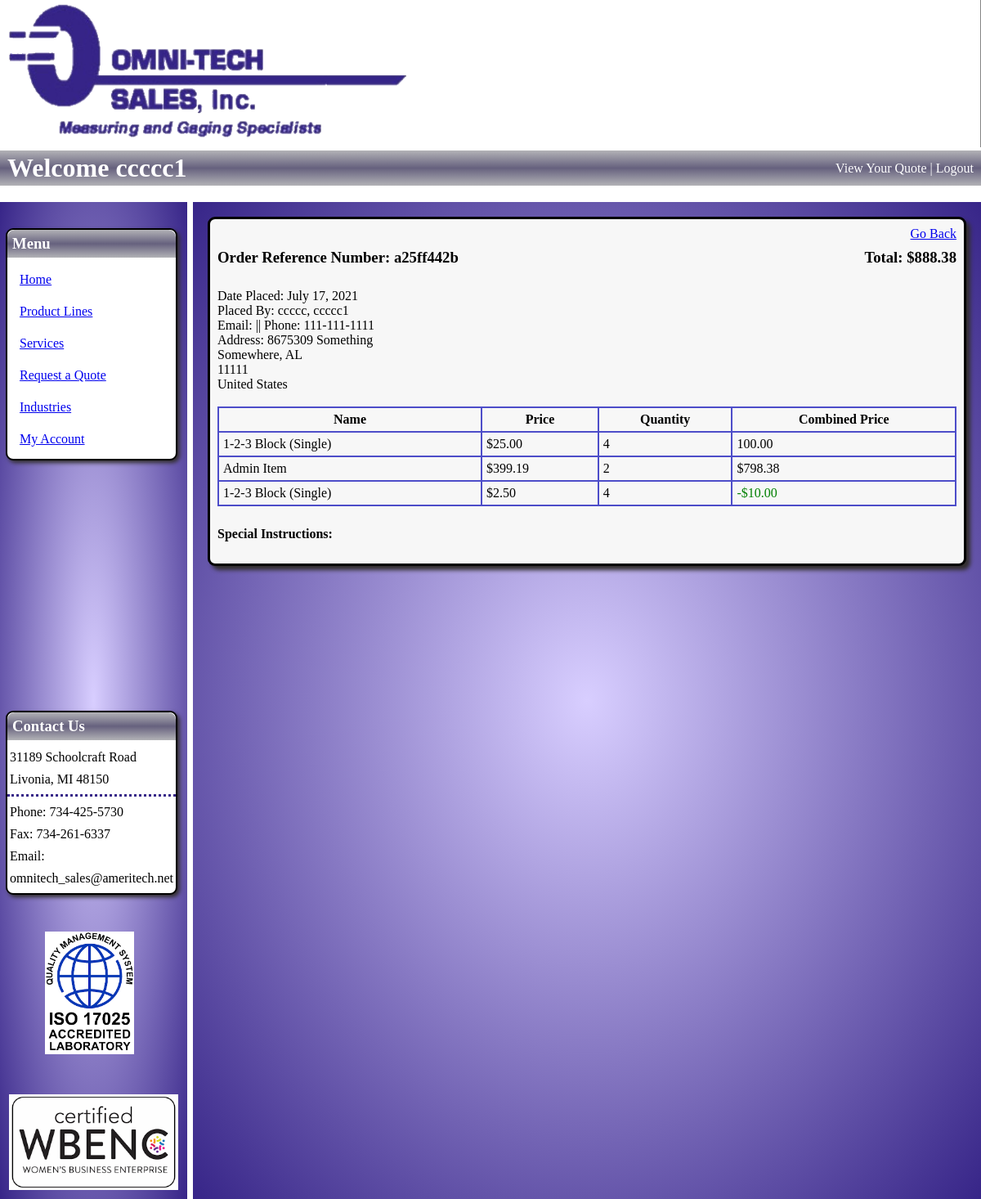
Page /view_order/17 (signed in) on the committed database.
### imgfield_app/models.py (models this page shows)
class User(models.Model):
    first_name = models.CharField(max_length=45)
    last_name = models.CharField(max_length=60)
    email = models.CharField(max_length=60)
    password = models.CharField(max_length=60)
    security_level = models.IntegerField()
    created_at = models.DateTimeField(auto_now_add=True)
    updated_at = models.DateTimeField(auto_now=True)
    objects = UserManager()

class Order(models.Model):
    ordered_by = models.ForeignKey(
        User,
        related_name="user_orders",
        on_delete=models.CASCADE
    )
    contact_info =  models.ForeignKey(
        ContactInfo,
        related_name="orders",
        on_delete = models.CASCADE,
        null=True, blank=True,
    )
    ref_number = models.CharField(max_length=10)
    total_price = models.DecimalField(decimal_places=2, max_digits=10, null=True, blank=True)
    status = models.CharField(max_length=27)
    special_instructions = models.TextField(null=True, blank=True)
    office_notes = models.TextField(null=True, blank=True)
    created_at = models.DateTimeField(auto_now_add=True)
    updated_at = models.DateTimeField(auto_now=True)
    objects = OrderManager()

class ContactInfo(models.Model):
    user = models.ManyToManyField(
        User,
        related_name="user_contact_infos"
    )
    address_1 = models.CharField(max_length=54)
    address_2 = models.CharField(max_length=54, null=True, blank=True)
    city = models.CharField(max_length=54)
    zip_code = models.IntegerField()
    state = models.CharField(max_length=54)
    country = models.CharField(max_length=54)
    phone = models.CharField(max_length=15)
    created_at = models.DateTimeField(auto_now_add=True)
    updated_at = models.DateTimeField(auto_now=True)
    objects = ContactInfoManager()

class OrderProduct(models.Model):
    product_on_order = models.ForeignKey(
        Product,
        related_name="order_of_product",
        on_delete=models.CASCADE
    )
    order = models.ForeignKey(
        Order,
        related_name="order_product",
        on_delete=models.CASCADE
    )
    quantity = models.IntegerField()
    combined_price = models.DecimalField(decimal_places=2, max_digits=10, null=True, blank=True)
    created_at = models.DateTimeField(auto_now_add=True)
    updated_at = models.DateTimeField(auto_now=True)

class Product(models.Model):
    name = models.CharField(max_length=108)
    part_number = models.CharField(max_length=27)
    manufacturer = models.CharField(max_length=45, null=True, blank= True)
    price = models.DecimalField(decimal_places=2, max_digits=5)
    desc = models.CharField(max_length=189)
    exp_desc = models.TextField(null=True, blank=True)
    quantity_in_stock = models.IntegerField(null=True, blank=True)
    created_at = models.DateTimeField(auto_now_add=True)
    updated_at = models.DateTimeField(auto_now=True)
    objects = ProductManager()

class OrderAdminItem(models.Model):
    adminitem_on_order = models.ForeignKey(
        AdminItem,
        related_name="order_of_adminitem",
        on_delete=models.CASCADE
    )
    order = models.ForeignKey(
        Order,
        related_name="order_adminitem",
        on_delete=models.CASCADE
    )
    quantity = models.IntegerField()
    combined_price = models.DecimalField(decimal_places=2, max_digits=10, null=True, blank=True)
    is_discount = models.BooleanField(default=False)
    created_at = models.DateTimeField(auto_now_add=True)
    updated_at = models.DateTimeField(auto_now=True)

class AdminItem(models.Model):
    name = models.CharField(max_length=108)
    part_number = models.CharField(max_length=27, null=True, blank= True)
    manufacturer = models.CharField(max_length=45, null=True, blank= True)
    price = models.DecimalField(decimal_places=2, max_digits=10, null=True, blank=True)
    is_discount = models.BooleanField(default=False)
    notes = models.TextField(null=True, blank= True)
    created_at = models.DateTimeField(auto_now_add=True)
    updated_at = models.DateTimeField(auto_now=True)
    objects = AdminItemManager()

### imgfield_app/views.py (the view)
# urls.py: path('view_order/<int:order_id>', views.view_order),
def view_order(request, order_id):
    if 'user_id' in request.session:
        logged_user = User.objects.get(id=request.session['user_id'])
        order = Order.objects.get(id=order_id)
        if order.ordered_by == logged_user:
            all_orderproducts = OrderProduct.objects.filter(order=order)
            all_orderitems = OrderItem.objects.filter(order=order)
            all_orderadminitems = OrderAdminItem.objects.filter(order=order)
            context = {
                'logged_user': logged_user,
                'order': order,
                'products': all_orderproducts,
                'items': all_orderitems,
                'adminitems': all_orderadminitems,
            }
            return render(request, "view_order.html", context)
        return redirect("/user_account")
    return redirect("/")

### imgfield_app/templates/view_order.html (shortened to what this page needs)
<!DOCTYPE html>
<html lang="en">
<head>
    {% load static %}
    <link rel="stylesheet" href="{% static 'css/main_display.css' %}">
    <link rel="stylesheet" href="{% static 'css/view_quote.css' %}">
</head>
<body>
    <img id="banner" src="{% static 'img/site/OmnitechBannerT.png' %}">
    <div id="header">
        <h1>Welcome {% if logged_user %}{{ logged_user.first_name }}{% endif %}</h1>
        <div id="links">
            {% if 'open_quote' in request.session %}
                <a href="/request_quote">View Your Quote</a>  |
            {% endif %}
            {% if logged_user %}
                <a class="link" href="/signon/logout">Logout</a>
            {% else %}
                <a class="link" href="/signon">Log In/Register</a>
            {% endif %}
        </div>
    </div>
    <div id="content">
        <div id="l_sidebar">
            <div id="menu">
                <h3>Menu</h3>
                <a href="/">Home</a>
                <a href="/product_lines">Product Lines</a>
                <a href="/services/1">Services</a>
                <a href="/request_quote">Request a Quote</a>
                <a href="/industries">Industries</a>
                {% if logged_user %}
                    <a href="/user_account">My Account</a>
                {% endif %}
            </div>
            <div id="contact_us">
                <h3>Contact Us</h3>
                <p>31189 Schoolcraft Road</p>
                <p>Livonia, MI 48150</p>
                <div id="break"></div>
                <p>Phone: 734-425-5730</p>
                <p>Fax: 734-261-6337</p>
                <p>Email:</p>
                <p>omnitech_sales@ameritech.net</p>
            </div>
            <div id="badges">
                <img id="iso_badge" src="{% static 'img/site/iso17025_badge.png' %}">
                <img id="wbenc_badge" src="{% static 'img/site/wbenc_badge.png' %}">
            </div>
        </div>
        <div id="main">
            <div class="display_box">
                <a id="go_back" href="/user_account">Go Back</a>
                <div id="quote_head">
                    <h3>Order Reference Number: {{ order.ref_number }} </h3>
                    <h3 id="total">Total: ${{ order.total_price }}</h3>
                </div>
                <div id="order_info">
                    <p>Date Placed: {{order.created_at.date }}</p>
                    <p>Placed By: {{ order.ordered_by.last_name }}, {{ order.ordered_by.first_name }}</p>
                    <p>Email: {{ order.orderd_by.email }} || Phone: {{ order.contact_info.phone }}</p>
                    <p>Address: {{ order.contact_info.address_1 }}</p>
                    <p id="line3">{{ order.contact_info.city }}, {{ order.contact_info.state }}</p>
                    <p id="line4">{{ order.contact_info.zip_code }}</p>
                    <p id="line5">{{ order.contact_info.country }}</p>
                </div>
                <table>
                    <tr>
                        <th>Name</th>
                        <th>Price</th>
                        <th>Quantity</th>
                        <th>Combined Price</th>
                    </tr>
                    {% for product in products %}
                    <tr>
                        <td>{{ product.product_on_order.name }}</td>
                        <td>${{ product.product_on_order.price }}</td>
                        <td>{{ product.quantity }}</td>
                        <td>{{ product.combined_price }}</td>
                    </tr>
                    {% endfor %}
                    {% for adminitem in adminitems %}
                    <tr>
                        <td>{{ adminitem.adminitem_on_order.name }}</td>
                        <td>${{ adminitem.adminitem_on_order.price }}</td>
                        <td>{{ adminitem.quantity }}</td>
                        {% if adminitem.is_discount%}
                            <td class="green">-${{ adminitem.combined_price }}</td>
                        {%else%}
                            <td>${{ adminitem.combined_price }}</td>
                        {% endif %}
                    </tr>
                    {% endfor %}
                </table>
                <div id="special_instructions">
                    <h4>Special Instructions: </h4>
                </div>
            </div>
        </div>
    </div>
</body>
</html>

### imgfield_app/static/css/main_display.css (style rules this page uses)
* { margin: 0; padding: 0; }
#banner { width: 100%; height: 180px; }
#header { display: flex; margin-bottom: 20px; background-image: linear-gradient(#b2b2b6, #66617e, #b2b2b6); color: white; padding: 3px 9px; }
#header h1 { flex: 7; }
#links { text-align: right; padding-top: 10px; }
#links a { text-decoration: none; color: white; margin-bottom: 5px; }
#content { display: flex; }
#l_sidebar { flex: 2; background-image: radial-gradient(#d8ceff, #372588); padding: 7px; margin-right: 7px; }
#l_sidebar h3 { background-image: linear-gradient(#b2b2b6, #66617e, #b2b2b6); color: white; padding: 6px; margin-bottom: 12px; border-radius: 9px 9px 0px 0px; }
#menu, #contact_us { background-color: white; border-radius: 9px; border: 2px solid black; box-shadow: 3px 3px 5px rgb(51, 47, 47); margin-right: 5px; }
#menu { margin-top: 25px; }
#menu a { display: block; margin: 0px 9px 9px 9px; padding: 6px; border-radius: 3px; }
#contact_us { margin-top: 306px; }
#contact_us p { margin-bottom: 9px; padding: 0px 3px; }
#break { border-top: 3px dotted #372588; margin: 4px 0px 10px 0px; }
#badges { text-align: center; }
#iso_badge { height: 150px; margin-top: 45px; margin-right: 10px; }
#wbenc_badge { width: 207px; margin-top: 45px; }
#main { flex: 10; background-image: radial-gradient(#d8ceff, #372588); padding: 18px; }
h3 { margin-bottom: 18px; }
.display_box { background-color: #F7F7F7; border-radius: 9px; border: 3px solid black; box-shadow: 5px 5px 5px rgb(51, 47, 47); padding: 9px; }
.green { color: green; }

### imgfield_app/static/css/view_quote.css (style rules this page uses)
#go_back { display: block; text-align: right; margin-bottom: 9px; }
#quote_head { display: flex; margin-bottom: 9px; }
#quote_head h3 { flex: 1; }
#total { text-align: right; }
#order_info { margin-bottom: 18px; }
table { width: 100%; border-collapse: collapse; margin-bottom: 25px; }
table, th, td { border: 2px solid rgb(77, 77, 201) }
th, td { padding: 5px; }
th { text-align: center; }
#special_instructions { margin-bottom: 18px; }

### rows in the picture
User: first_name "ccccc1"
Order: ref_number "a25ff442b", total_price "888.38", created_at "July 17, 2021", ordered_by.last_name "ccccc", ordered_by.first_name "ccccc1", contact_info.phone "111-111-1111", contact_info.address_1 "8675309 Something", contact_info.city "Somewhere", contact_info.state "AL", contact_info.zip_code "11111", contact_info.country "United States"
OrderProduct: product_on_order.name "1-2-3 Block (Single)", product_on_order.price "25.00", quantity "4", combined_price "100.00"
OrderAdminItem: adminitem_on_order.name "Admin Item", adminitem_on_order.price "399.19", quantity "2", combined_price "798.38"
OrderAdminItem: adminitem_on_order.name "1-2-3 Block (Single)", adminitem_on_order.price "2.50", quantity "4", combined_price "10.00"
